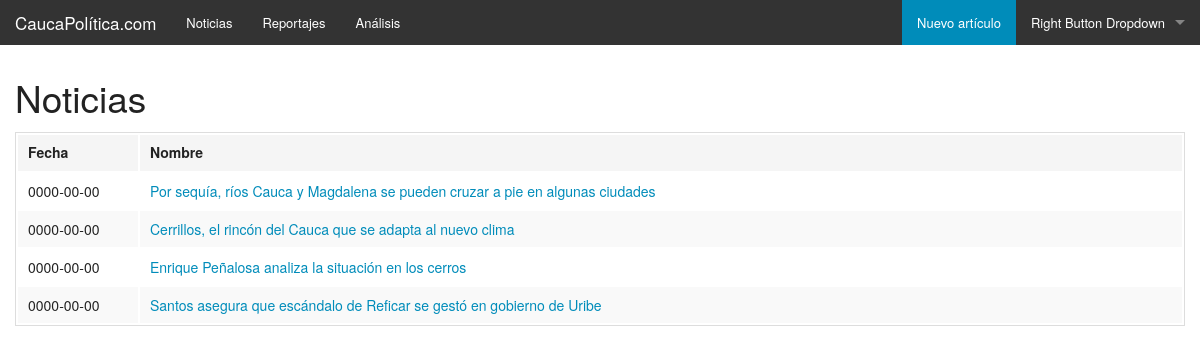
Screenshot of /index.php/admin with the database file from the repository.
### tables this page shows
CREATE TABLE `articulos` (
  `id` int(11) NOT NULL,
  `fecha` date NOT NULL,
  `tipo_articulo` int(11) NOT NULL,
  `titulo` varchar(90) NOT NULL,
  `descripcion` varchar(200) NOT NULL,
  `texto` varchar(9000) NOT NULL,
  `youtube` varchar(50) NOT NULL,
  `file` varchar(30) NOT NULL
);

### application/controllers/Admin.php (called while the page is built, shortened)
<?php
class Admin extends CI_Controller {
	public function index()
	{
		$this->load->view('head-admin');
		$this->load->view('admin');
	}
}

### index.php (called while the page is built, shortened)
<?php
require_once BASEPATH.'core/CodeIgniter.php';

### application/views/admin.php (the view, shortened to what this page needs)
<!doctype html>
<html class="no-js" lang="">
<head>
    <link rel="stylesheet" href="../theme/foundation/css/foundation.css" />
</head>
<body>
<div class="column">
    <br>
    <h2>Noticias</h2>
    <table style="width:100%">
        <thead>
            <tr>
                <th width="120">Fecha</th>
                <th>Nombre</th>
            </tr>
        </thead>
        <tbody>
            <?php
            $result = $this -> db
                            -> order_by("id", "desc")
                            -> where('tipo_articulo', "1")
                            -> get('articulos');
            foreach ($result -> result() as $row){
                echo "
                <tr>
                    <td>". $row -> fecha ."</td>
                    <td><a href=\"editar/". $row -> id ."/\" style=\"display:block\">". $row -> titulo ."</a></td>
                </tr>";
            }
            ?>
          </tbody>
    </table>
</div>

### rows the page displays
articulos: fecha "0000-00-00", titulo "Por sequía, ríos Cauca y Magdalena se pueden cruzar a pie en algunas ciudades"
articulos: fecha "0000-00-00", titulo "Cerrillos, el rincón del Cauca que se adapta al nuevo clima"
articulos: fecha "0000-00-00", titulo "Enrique Peñalosa analiza la situación en los cerros"
articulos: fecha "0000-00-00", titulo "Santos asegura que escándalo de Reficar se gestó en gobierno de Uribe"
